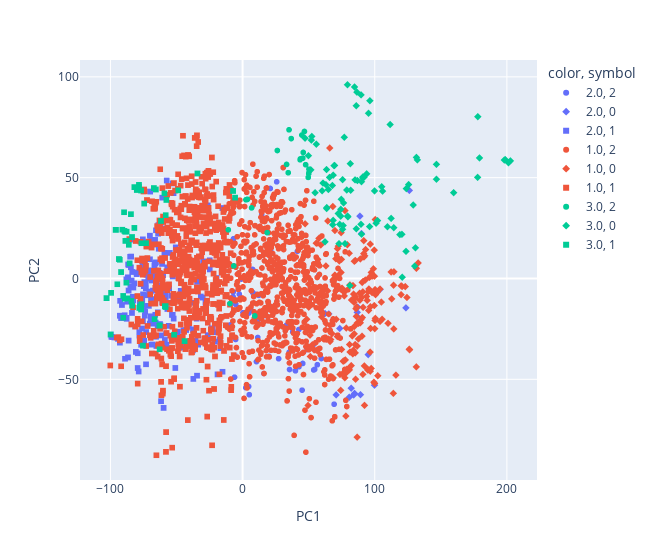

Notebook code cell kept with this figure:
### Markdown cell above
### Données non-normalisées

### Code cell
cls = KMeans(n_clusters=3, init="k-means++", n_init=200)
cls.fit(data_without_class)
labels = pd.Series(cls.labels_, name="K-means")
labels = pd.Categorical(labels, categories=[0, 1, 2, 3])

fig = px.scatter(x=pcs.T[0], y=pcs.T[1], color=data["fetal_health"], symbol=labels,
                 labels={'x': 'PC1', 'y': 'PC2'}, width=650)
fig.show()
print(f"ARI : {adjusted_rand_score(labels, data['fetal_health'])}")

### Figure 1 — Plotly figure (JSON) as saved in the notebook; plotly's stock layout.template omitted (floating-point values rounded to 4 significant figures; data arrays with more than 128 entries replaced by an {"elided": "..."} marker saying what was removed)
{"data": [{"hovertemplate": "color=2.0<br>symbol=2<br>PC1=%{x}<br>PC2=%{y}<extra></extra>", "legendgroup": "2.0, 2", "marker": {"color": "#636efa", "symbol": "circle"}, "mode": "markers", "name": "2.0, 2", "showlegend": true, "type": "scattergl", "x": [20.94, 53.79, 54.54, 57.72, 42.6, 42.68, 10.49, -5.277, 25.8, 2.436, 4.553, 5.061, 16.09, 21.36, 21.54, 14.48, 41.5, -6.876, 7.6, -2.422, 27.26, 20.04, -7.07, 12.22, 56.57, -5.17, -5.17, 10.31, -0.9112, 54.01, 7.672, 45.49, 69.27, 0.3103, 4.798, 59.56, 37.89, 40.0, 10.93, 35.2, -7.204, 48.82, 6.293, 17.44, 14.4, 12.43, 11.93, 33.33, 35.52, 11.48, 42.58, -3.138, 30.73, -9.181, 45.02, -6.091], "xaxis": "x", "y": [44.64, -45.38, -45.09, 1.695, -43.72, -43.73, -41.24, -30.24, 47.94, -54.17, -53.57, -57.63, -47.13, 14.33, 12.54, 31.78, 13.52, 19.68, -6.918, -7.839, -39.77, -38.6, -6.645, -8.386, -42.76, -12.82, -12.82, -7.876, -0.2906, -32.55, 4.462, -42.15, -62.35, -16.97, -17.13, -39.7, -26.48, -45.8, -18.25, -36.63, -9.053, -35.3, -15.38, -18.46, -16.97, -20.09, -20.18, -23.09, -45.15, -29.28, -25.31, -5.414, 54.98, -23.02, -55.38, -48.95], "yaxis": "y"}, {"hovertemplate": "color=2.0<br>symbol=0<br>PC1=%{x}<br>PC2=%{y}<extra></extra>", "legendgroup": "2.0, 0", "marker": {"color": "#636efa", "symbol": "diamond"}, "mode": "markers", "name": "2.0, 0", "showlegend": true, "type": "scattergl", "x": [104.1, 123.6, 95.04, 70.81, 82.17, 84.08, 80.69, 84.74, 89.19, 99.81, 126.2, 86.42, 86.75, 65.24, 62.38, 73.51, 68.51, 87.16, 89.96, 88.77], "xaxis": "x", "y": [-5.372, -14.56, -37.77, -57.73, -54.4, -57.78, -58.9, -57.0, -57.62, -52.91, 43.66, -18.64, -16.8, -17.57, -17.36, -24.78, -1.547, -14.22, 22.28, 30.93], "yaxis": "y"}, {"hovertemplate": "color=2.0<br>symbol=1<br>PC1=%{x}<br>PC2=%{y}<extra></extra>", "legendgroup": "2.0, 1", "marker": {"color": "#636efa", "symbol": "square"}, "mode": "markers", "name": "2.0, 1", "showlegend": true, "type": "scattergl", "x": {"elided": "219 float values"}, "xaxis": "x", "y": {"elided": "219 float values"}, "yaxis": "y"}, {"hovertemplate": "color=1.0<br>symbol=2<br>PC1=%{x}<br>PC2=%{y}<extra></extra>", "legendgroup": "1.0, 2", "marker": {"color": "#EF553B", "symbol": "circle"}, "mode": "markers", "name": "1.0, 2", "showlegend": true, "type": "scattergl", "x": {"elided": "748 float values"}, "xaxis": "x", "y": {"elided": "748 float values"}, "yaxis": "y"}, {"hovertemplate": "color=1.0<br>symbol=0<br>PC1=%{x}<br>PC2=%{y}<extra></extra>", "legendgroup": "1.0, 0", "marker": {"color": "#EF553B", "symbol": "diamond"}, "mode": "markers", "name": "1.0, 0", "showlegend": true, "type": "scattergl", "x": {"elided": "175 float values"}, "xaxis": "x", "y": {"elided": "175 float values"}, "yaxis": "y"}, {"hovertemplate": "color=1.0<br>symbol=1<br>PC1=%{x}<br>PC2=%{y}<extra></extra>", "legendgroup": "1.0, 1", "marker": {"color": "#EF553B", "symbol": "square"}, "mode": "markers", "name": "1.0, 1", "showlegend": true, "type": "scattergl", "x": {"elided": "732 float values"}, "xaxis": "x", "y": {"elided": "732 float values"}, "yaxis": "y"}, {"hovertemplate": "color=3.0<br>symbol=2<br>PC1=%{x}<br>PC2=%{y}<extra></extra>", "legendgroup": "3.0, 2", "marker": {"color": "#00cc96", "symbol": "circle"}, "mode": "markers", "name": "3.0, 2", "showlegend": true, "type": "scattergl", "x": [3.607, 3.666, 2.523, 9.253, 9.253, -9.541, -6.67, 47.7, 6.803, 18.6, 45.9, 34.53, 46.79, 44.86, 36.79, 33.28, 35.15, -10.8, 49.67, 50.07, 50.33, 50.25, 43.71, 43.54, 45.56, 26.29], "xaxis": "x", "y": [39.2, 39.24, 39.04, -18.56, -18.56, -12.45, 6.232, 56.42, 35.01, 22.74, 62.51, 52.44, 72.9, 71.13, 69.37, 56.56, 73.72, 24.13, 50.14, 52.01, 52.93, 54.22, 59.29, 58.86, 59.66, 63.47], "yaxis": "y"}, {"hovertemplate": "color=3.0<br>symbol=0<br>PC1=%{x}<br>PC2=%{y}<extra></extra>", "legendgroup": "3.0, 0", "marker": {"color": "#00cc96", "symbol": "diamond"}, "mode": "markers", "name": "3.0, 0", "showlegend": true, "type": "scattergl", "x": [159.7, 177.8, 120.6, 146.7, 130.8, 132.2, 95.3, 62.36, 90.01, 131.5, 123.7, 81.15, 77.49, 130.2, 119.0, 146.7, 111.7, 60.18, 54.87, 90.9, 89.95, 91.97, 81.52, 93.89, 91.03, 65.8, 105.9, 123.9, 125.6, 105.3, 86.89, 85.12, 99.84, 49.8, 55.78, 52.02, 52.39, 47.27, 69.62, 79.43, 79.71, 69.19, 60.84, 96.33, 86.49, 89.66, 84.7, 79.35, 76.41, 89.57, 86.06, 74.33, 96.1, 102.1, 178.0, 201.2, 202.7, 198.8, 198.0, 179.3, 64.92, 68.17, 68.53, 63.05, 63.61, 63.7, 68.58, 63.51, 74.67, 67.95, 51.65, 78.81, 81.79, 101.0, 112.4, 76.94, 129.1, 114.4, 109.6, 75.68, 120.8, 72.36, 74.25, 76.1, 73.53, 75.65, 72.96, 86.01], "xaxis": "x", "y": [42.54, 50.16, 21.89, 49.23, 15.21, 58.82, 81.94, 18.18, 21.95, 60.05, 13.45, -3.536, 17.27, 6.141, 21.74, 56.6, 76.35, 43.49, 42.53, 49.9, 47.98, 50.25, 56.93, 51.89, 50.36, 50.13, 43.31, 44.55, 46.57, 45.49, 48.56, 48.9, 43.42, 60.89, 66.59, 68.61, 70.44, 69.55, 56.06, 30.95, 30.56, 55.95, 47.32, 88.15, 92.39, 91.04, 94.97, 96.07, 37.47, 26.87, 24.65, 34.3, 25.72, 28.7, 80.24, 57.37, 58.31, 58.93, 58.74, 59.78, 44.13, 26.64, 28.83, 46.54, 34.68, 35.15, 51.24, 54.01, 39.27, 46.13, 53.88, 43.88, 43.75, 27.39, 29.8, 70.01, 36.44, 25.18, 25.64, 49.01, 0.6219, 32.23, 30.93, 26.27, 26.85, 24.39, 17.26, 85.66], "yaxis": "y"}, {"hovertemplate": "color=3.0<br>symbol=1<br>PC1=%{x}<br>PC2=%{y}<extra></extra>", "legendgroup": "3.0, 1", "marker": {"color": "#00cc96", "symbol": "square"}, "mode": "markers", "name": "3.0, 1", "showlegend": true, "type": "scattergl", "x": [-59.11, -74.48, -76.78, -58.16, -78.38, -84.15, -76.55, -87.09, -80.1, -90.38, -99.52, -89.04, -91.93, -102.9, -102.9, -78.2, -94.8, -87.91, -89.4, -91.0, -87.78, -88.81, -92.89, -93.59, -87.57, -88.69, -99.88, -85.48, -58.31, -58.28, -58.79, -63.01, -66.58, -90.3, -51.82, -43.88, -77.58, -83.62, -76.8, -62.61, -57.67, -78.42, -81.85, -81.78, -48.68, -65.62, -67.14, -5.676, -7.192, -34.13, -81.89, -84.48, -76.54, -83.65, -73.09, -86.06, -96.08, -95.81, -61.75, -89.69, -75.39, -62.77], "xaxis": "x", "y": [42.21, 37.15, 43.62, 31.41, 45.47, -11.18, -12.73, -9.859, 43.88, -8.669, -7.144, -9.989, 3.188, -9.764, -9.764, -14.61, -2.863, -2.083, 23.58, 24.19, 23.22, 23.13, 9.259, 9.648, 18.73, 18.63, -27.79, 7.489, -14.16, -13.71, -13.75, -23.34, -20.18, -19.45, -27.9, -31.05, -13.93, -13.45, -15.36, -23.24, 38.94, 46.4, 45.28, 45.29, 43.69, 44.12, 44.84, 40.1, 43.39, 52.08, 25.07, 31.9, 17.47, 20.56, 17.51, 16.68, 24.1, 24.13, 28.54, 32.85, -33.3, -35.11], "yaxis": "y"}], "layout": {"legend": {"title": {"text": "color, symbol"}, "tracegroupgap": 0}, "margin": {"t": 60}, "width": 650, "xaxis": {"anchor": "y", "domain": [0, 1], "title": {"text": "PC1"}}, "yaxis": {"anchor": "x", "domain": [0, 1], "title": {"text": "PC2"}}}}
